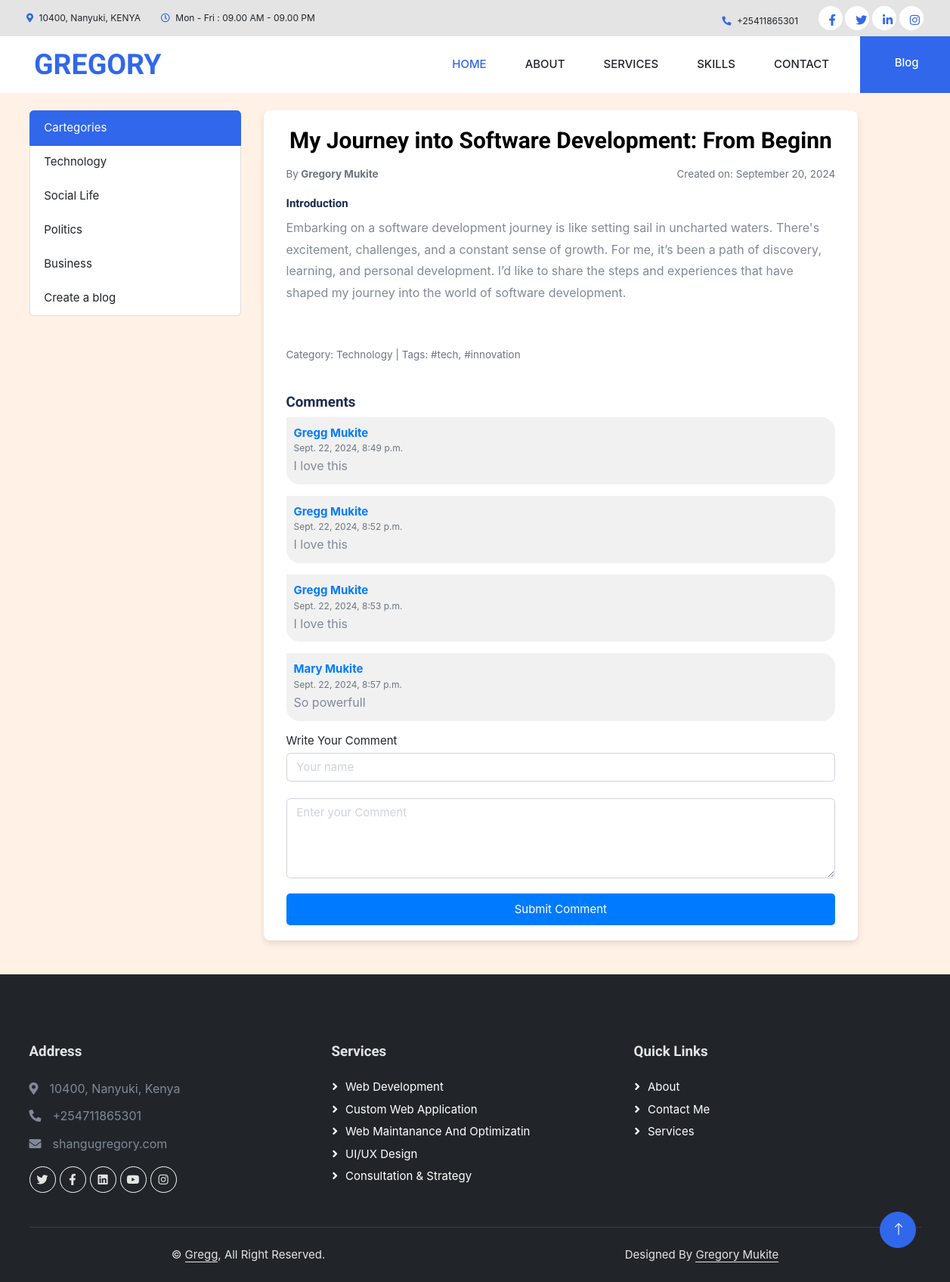
/blog/blog_details/2/, run on the app's committed database.
### blog/models.py (models this page shows, shortened)
class Category(models.Model):
    name = models.CharField(max_length=50)

class BlogPost(models.Model):
    author = models.CharField(max_length=50)
    category=models.ForeignKey( Category, on_delete=models.CASCADE, null=True,)
    title = models.CharField(max_length=100)
    published_date = models.DateTimeField(auto_now_add=True)

class BlogSection(models.Model):
    SECTION_TYPE = [
        ('heading', 'Heading'),
        ('paragraph', 'Paragraph'),
        ('image', 'Image'),
        ('list', 'List'),
        ('quote', 'Quote'),
    ]
    blog = models.ForeignKey(BlogPost, on_delete=models.CASCADE)
    section_type = models.CharField(max_length=10, choices=SECTION_TYPE)
    content = models.TextField()
    order = models.IntegerField()
    class Meta:
        ordering = ['order']

class Comment(models.Model):
    author=models.CharField(max_length=300)
    Blog = models.ForeignKey(BlogPost, on_delete=models.CASCADE)
    comment = models.TextField()
    comment_date = models.DateTimeField(auto_now_add=True)

### blog/views.py (the view)
# urls.py: path('blog_details/<int:id>/', BlogDetails, name = "blog_details"),
def BlogDetails(request, id):
    blog_post = get_object_or_404(BlogPost.objects.prefetch_related('comment_set').filter(id = id))
    blog_sections= BlogSection.objects.filter(blog = blog_post)
    category = Category.objects.all()
    context = {
        'blog_sections': blog_sections,  # For blog sections
        'blog_posts': blog_post,  # For paginated blog posts
        'category': category,  # For all categories in the blog
    }
    return render(request, 'blog/blog_details.html', context)

### portfolio/templates/blog/blog_details.html (shortened to what this page needs)
{% extends 'home/base.html' %}
{% load static %}
{% block content %}
<div class="container">
    <div class="row">
        <div class="col-md-3">
            <ul class="list-group">
                <a class="list-group-item active" href="#">Cartegories</a>
                {% for category in category %}
                <a class="list-group-item" href="#">{{category.name}}</a>
                {% endfor %}
                <a class="list-group-item" href="{% url 'blog_input' %}"> Create a blog </a>
            </ul>
            <br>
        </div>
        <div class="col-md-9">
            <div class="col-md-11 mt-4">
                <div class="container blog-container">
                    <div class="col-md-12">
                        <div class="blog-header">
                            <h5 class="blog-title ">{{blog_posts.title}}</h5>
                            <div class="author-section">
                                <span>By<strong> {{ blog_posts.author }}</strong></span>
                                <span>Created on: September 20, 2024</span>
                            </div>
                        </div>
                        <div class="blog-sections">
                            {% for section in blog_sections%}
                            {% if section.section_type == 'heading' %}
                            <h6>{{ section.content }}</h6>
                            {% elif section.section_type == 'paragraph' %}
                            <p>{{ section.content }}</p>
                            {% elif section.section_type == 'image' %}
                            <img src="{{ section.content }}" alt="Image for {{ blog_post.title }}">
                            {% elif section.section_type == 'list' %}
                            <ul>
                                {% for item in section.content.splitlines %}
                                <li>{{ item }}</li>
                                {% endfor %}
                            </ul>
                            {% elif section.section_type == 'quote' %}
                            <blockquote>{{ section.content }}</blockquote>
                            {% endif %}
                            {% endfor %}
                            <br>
                        </div>
                        <div class="blog-meta">
                            <span>Category: Technology</span> | <span>Tags: #tech, #innovation</span>
                        </div>
                        <div class="comments-section">
                            <h5>Comments</h5>
                            {% for comment in blog_posts.comment_set.all %}
                            <div class="comment">
                                <div class="comment-author"> {{comment.author}} </div>
                                <div class="comment-date">{{comment.comment_date}}</div>
                                <p>{{comment.comment}}</p>
                            </div>
                           {% endfor %}
                            <form action="{% url 'create_comment' %}" method="POST">
                            <div class="form-group">
                                <label>Write Your Comment</label>
                                <input type="text" name="name" class="form-control" placeholder="Your name" required><br>
                                <textarea class='form-control'  name="comment" rows="4" placeholder="Enter your Comment"></textarea>
                            </div>
                            <button type="submit" class="cta-button">Submit Comment</button>
                        </form>
                        </div>
                    </div>
                </div>
            </div>
        </div>
    </div>
</div>
{% endblock content %}

### static/css/style.css (style rules this page uses)
:root { --primary: #0463FA; --light: #EFF5FF; --dark: #1B2C51; }
* { padding: 0; margin: 0; }
* { -webkit-box-sizing:border-box; -moz-box-sizing:border-box; -o-box-sizing:border-box; -ms-box-sizing:border-box; box-sizing:border-box; }
body { font-family: 'Poppins', sans-serif; font-size:16px; color: #676a81; background: #FFF1E6 !important; max-width:1920px; margin:0 auto; overflow-x:hidden; }
body { font-family: 'Poppins', sans-serif; font-size:16px; color:#818998; text-transform:initial; max-width:1920px; margin:0 auto; overflow-x:hidden; }
p { margin: 0; color:#818998; font-size:16px; line-height: 1.8; text-transform: initial; }
ul { padding: 0; margin: 0 auto; list-style: none; }

### static/css/ui.css (style rules this page uses)
html { font-family: "Inter", sans-serif; font-size: 15px; }
article:after, .form-group:after { display: block; clear: both; content: ""; }
p:last-child { margin-bottom: 0; }

### portfolio/templates/blog/blog_details.html (style rules this page uses)
body { background-color: #f8f9fa; color: #212529; }
.blog-container { max-width: 800px; background-color: white; box-shadow: 0 4px 8px rgba(0, 0, 0, 0.1); padding: 20px; border-radius: 8px; }
.blog-header { text-align: center; padding-bottom: 20px; }
.blog-title { color: #000000; font-size: 2rem; font-weight: bold; }
.blog-meta { margin-top: 20px; font-size: 0.9rem; color: #6c757d; }
.cta-button { background-color: #007bff; color: white; padding: 10px 20px; border: none; border-radius: 5px; font-size: 1rem; margin-top: 20px; display: block; width: 100%; text-align: center; text-decoration: none; }
.author-section { display: flex; justify-content: space-between; font-size: 0.9rem; margin-top: 15px; color: #6c757d; }
.comments-section { margin-top: 40px; }
.comment { margin-bottom: 15px; padding: 10px; background-color: #f1f1f1; border-radius: 0 18px 18px 18px; }
.comment-author { font-weight: bold; color: #007bff; }
.comment-date { font-size: 0.8rem; color: #6c757d; }

### data on the page
Category: name "Technology"
Category: name "Social Life"
Category: name "Politics"
Category: name "Business"
BlogPost: title "My Journey into Software Development: From Beginn", author "Gregory Mukite"
BlogSection: content "Introduction"
BlogSection: content "Embarking on a software development journey is like setting sail in uncharted waters. There's excitement, challenges, and a constant sense of growth. For me, it’s been a path of discovery, learning, and personal development. I’d like to share the steps and experiences that have shaped my journey into the world of software development."
Comment: author "Gregg Mukite", comment_date "Sept. 22, 2024, 8:49 p.m.", comment "I love this"
Comment: author "Gregg Mukite", comment_date "Sept. 22, 2024, 8:52 p.m.", comment "I love this"
Comment: author "Gregg Mukite", comment_date "Sept. 22, 2024, 8:53 p.m.", comment "I love this"
Comment: author "Mary Mukite", comment_date "Sept. 22, 2024, 8:57 p.m.", comment "So powerfull"
